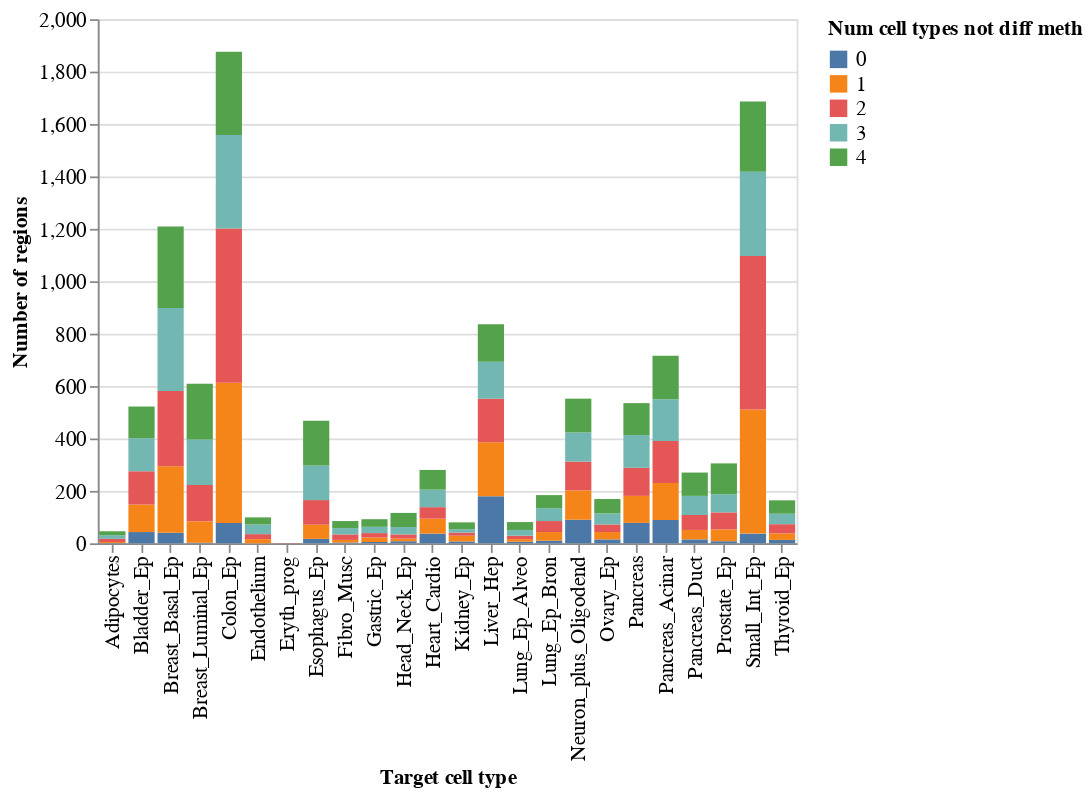

Notebook source saved alongside this figure:
### Code cell
candidate_plot_df = candidate_regions_summary_df.groupby(['ct1', 'n_non_diff']).size().to_frame('num_candidates').reset_index()
alt.Chart(candidate_plot_df).mark_bar().encode(
    x=alt.X('ct1', title='Target cell type'),
    y=alt.Y('num_candidates', title='Number of regions'),
    order=alt.Order('n_non_diff:N', sort='ascending'),
    color=alt.Color('n_non_diff:N', title='Num cell types not diff meth')
).properties(
    height=300, width=400
)

### Figure 1 — Vega-Lite specification as saved in the notebook (floating-point values rounded to 4 significant figures)
{"config": {"legend": {"titleFontSize": 12, "labelFontSize": 12, "labelLimit": 0}, "axis": {"titleFontSize": 12, "labelFontSize": 12}, "header": {"titleFontSize": 14, "labelFontSize": 14}, "title": {"titleFontSize": 30, "labelFontSize": 30}}, "data": {"name": "data-8960f9dd112e6e42f5123fc7d5564ad4"}, "mark": {"type": "bar"}, "encoding": {"color": {"field": "n_non_diff", "title": "Num cell types not diff meth", "type": "nominal"}, "order": {"field": "n_non_diff", "sort": "ascending", "type": "nominal"}, "x": {"field": "ct1", "title": "Target cell type", "type": "nominal"}, "y": {"field": "num_candidates", "title": "Number of regions", "type": "quantitative"}}, "height": 300, "width": 400, "$schema": "https://vega.github.io/schema/vega-lite/v5.8.0.json", "datasets": {"data-8960f9dd112e6e42f5123fc7d5564ad4": [{"ct1": "Adipocytes", "n_non_diff": 0, "num_candidates": 1}, {"ct1": "Adipocytes", "n_non_diff": 1, "num_candidates": 4}, {"ct1": "Adipocytes", "n_non_diff": 2, "num_candidates": 12}, {"ct1": "Adipocytes", "n_non_diff": 3, "num_candidates": 14}, {"ct1": "Adipocytes", "n_non_diff": 4, "num_candidates": 15}, {"ct1": "Bladder_Ep", "n_non_diff": 0, "num_candidates": 43}, {"ct1": "Bladder_Ep", "n_non_diff": 1, "num_candidates": 105}, {"ct1": "Bladder_Ep", "n_non_diff": 2, "num_candidates": 127}, {"ct1": "Bladder_Ep", "n_non_diff": 3, "num_candidates": 126}, {"ct1": "Bladder_Ep", "n_non_diff": 4, "num_candidates": 121}, {"ct1": "Breast_Basal_Ep", "n_non_diff": 0, "num_candidates": 40}, {"ct1": "Breast_Basal_Ep", "n_non_diff": 1, "num_candidates": 254}, {"ct1": "Breast_Basal_Ep", "n_non_diff": 2, "num_candidates": 287}, {"ct1": "Breast_Basal_Ep", "n_non_diff": 3, "num_candidates": 317}, {"ct1": "Breast_Basal_Ep", "n_non_diff": 4, "num_candidates": 311}, {"ct1": "Breast_Luminal_Ep", "n_non_diff": 0, "num_candidates": 2}, {"ct1": "Breast_Luminal_Ep", "n_non_diff": 1, "num_candidates": 82}, {"ct1": "Breast_Luminal_Ep", "n_non_diff": 2, "num_candidates": 139}, {"ct1": "Breast_Luminal_Ep", "n_non_diff": 3, "num_candidates": 173}, {"ct1": "Breast_Luminal_Ep", "n_non_diff": 4, "num_candidates": 213}, {"ct1": "Colon_Ep", "n_non_diff": 0, "num_candidates": 78}, {"ct1": "Colon_Ep", "n_non_diff": 1, "num_candidates": 535}, {"ct1": "Colon_Ep", "n_non_diff": 2, "num_candidates": 588}, {"ct1": "Colon_Ep", "n_non_diff": 3, "num_candidates": 357}, {"ct1": "Colon_Ep", "n_non_diff": 4, "num_candidates": 318}, {"ct1": "Endothelium", "n_non_diff": 1, "num_candidates": 16}, {"ct1": "Endothelium", "n_non_diff": 2, "num_candidates": 19}, {"ct1": "Endothelium", "n_non_diff": 3, "num_candidates": 37}, {"ct1": "Endothelium", "n_non_diff": 4, "num_candidates": 27}, {"ct1": "Eryth_prog", "n_non_diff": 2, "num_candidates": 1}, {"ct1": "Esophagus_Ep", "n_non_diff": 0, "num_candidates": 17}, {"ct1": "Esophagus_Ep", "n_non_diff": 1, "num_candidates": 54}, {"ct1": "Esophagus_Ep", "n_non_diff": 2, "num_candidates": 94}, {"ct1": "Esophagus_Ep", "n_non_diff": 3, "num_candidates": 132}, {"ct1": "Esophagus_Ep", "n_non_diff": 4, "num_candidates": 171}, {"ct1": "Fibro_Musc", "n_non_diff": 0, "num_candidates": 3}, {"ct1": "Fibro_Musc", "n_non_diff": 1, "num_candidates": 10}, {"ct1": "Fibro_Musc", "n_non_diff": 2, "num_candidates": 21}, {"ct1": "Fibro_Musc", "n_non_diff": 3, "num_candidates": 24}, {"ct1": "Fibro_Musc", "n_non_diff": 4, "num_candidates": 27}, {"ct1": "Gastric_Ep", "n_non_diff": 0, "num_candidates": 5}, {"ct1": "Gastric_Ep", "n_non_diff": 1, "num_candidates": 17}, {"ct1": "Gastric_Ep", "n_non_diff": 2, "num_candidates": 17}, {"ct1": "Gastric_Ep", "n_non_diff": 3, "num_candidates": 24}, {"ct1": "Gastric_Ep", "n_non_diff": 4, "num_candidates": 29}, {"ct1": "Head_Neck_Ep", "n_non_diff": 0, "num_candidates": 8}, {"ct1": "Head_Neck_Ep", "n_non_diff": 1, "num_candidates": 10}, {"ct1": "Head_Neck_Ep", "n_non_diff": 2, "num_candidates": 16}, {"ct1": "Head_Neck_Ep", "n_non_diff": 3, "num_candidates": 28}, {"ct1": "Head_Neck_Ep", "n_non_diff": 4, "num_candidates": 54}, {"ct1": "Heart_Cardio", "n_non_diff": 0, "num_candidates": 37}, {"ct1": "Heart_Cardio", "n_non_diff": 1, "num_candidates": 57}, {"ct1": "Heart_Cardio", "n_non_diff": 2, "num_candidates": 44}, {"ct1": "Heart_Cardio", "n_non_diff": 3, "num_candidates": 67}, {"ct1": "Heart_Cardio", "n_non_diff": 4, "num_candidates": 75}, {"ct1": "Kidney_Ep", "n_non_diff": 0, "num_candidates": 7}, {"ct1": "Kidney_Ep", "n_non_diff": 1, "num_candidates": 22}, {"ct1": "Kidney_Ep", "n_non_diff": 2, "num_candidates": 12}, {"ct1": "Kidney_Ep", "n_non_diff": 3, "num_candidates": 13}, {"ct1": "Kidney_Ep", "n_non_diff": 4, "num_candidates": 26}, {"ct1": "Liver_Hep", "n_non_diff": 0, "num_candidates": 180}, {"ct1": "Liver_Hep", "n_non_diff": 1, "num_candidates": 206}, {"ct1": "Liver_Hep", "n_non_diff": 2, "num_candidates": 166}, {"ct1": "Liver_Hep", "n_non_diff": 3, "num_candidates": 141}, {"ct1": "Liver_Hep", "n_non_diff": 4, "num_candidates": 143}, {"ct1": "Lung_Ep_Alveo", "n_non_diff": 0, "num_candidates": 6}, {"ct1": "Lung_Ep_Alveo", "n_non_diff": 1, "num_candidates": 10}, {"ct1": "Lung_Ep_Alveo", "n_non_diff": 2, "num_candidates": 13}, {"ct1": "Lung_Ep_Alveo", "n_non_diff": 3, "num_candidates": 22}, {"ct1": "Lung_Ep_Alveo", "n_non_diff": 4, "num_candidates": 30}, {"ct1": "Lung_Ep_Bron", "n_non_diff": 0, "num_candidates": 10}, {"ct1": "Lung_Ep_Bron", "n_non_diff": 1, "num_candidates": 33}, {"ct1": "Lung_Ep_Bron", "n_non_diff": 2, "num_candidates": 42}, {"ct1": "Lung_Ep_Bron", "n_non_diff": 3, "num_candidates": 49}, {"ct1": "Lung_Ep_Bron", "n_non_diff": 4, "num_candidates": 50}, {"ct1": "Neuron_plus_Oligodend", "n_non_diff": 0, "num_candidates": 90}, {"ct1": "Neuron_plus_Oligodend", "n_non_diff": 1, "num_candidates": 112}, {"ct1": "Neuron_plus_Oligodend", "n_non_diff": 2, "num_candidates": 110}, {"ct1": "Neuron_plus_Oligodend", "n_non_diff": 3, "num_candidates": 111}, {"ct1": "Neuron_plus_Oligodend", "n_non_diff": 4, "num_candidates": 129}, {"ct1": "Ovary_Ep", "n_non_diff": 0, "num_candidates": 15}, {"ct1": "Ovary_Ep", "n_non_diff": 1, "num_candidates": 28}, {"ct1": "Ovary_Ep", "n_non_diff": 2, "num_candidates": 29}, {"ct1": "Ovary_Ep", "n_non_diff": 3, "num_candidates": 42}, {"ct1": "Ovary_Ep", "n_non_diff": 4, "num_candidates": 55}, {"ct1": "Pancreas", "n_non_diff": 0, "num_candidates": 78}, {"ct1": "Pancreas", "n_non_diff": 1, "num_candidates": 103}, {"ct1": "Pancreas", "n_non_diff": 2, "num_candidates": 107}, {"ct1": "Pancreas", "n_non_diff": 3, "num_candidates": 125}, {"ct1": "Pancreas", "n_non_diff": 4, "num_candidates": 122}, {"ct1": "Pancreas_Acinar", "n_non_diff": 0, "num_candidates": 89}, {"ct1": "Pancreas_Acinar", "n_non_diff": 1, "num_candidates": 141}, {"ct1": "Pancreas_Acinar", "n_non_diff": 2, "num_candidates": 160}, {"ct1": "Pancreas_Acinar", "n_non_diff": 3, "num_candidates": 160}, {"ct1": "Pancreas_Acinar", "n_non_diff": 4, "num_candidates": 166}, {"ct1": "Pancreas_Duct", "n_non_diff": 0, "num_candidates": 15}, {"ct1": "Pancreas_Duct", "n_non_diff": 1, "num_candidates": 36}, {"ct1": "Pancreas_Duct", "n_non_diff": 2, "num_candidates": 57}, {"ct1": "Pancreas_Duct", "n_non_diff": 3, "num_candidates": 73}, {"ct1": "Pancreas_Duct", "n_non_diff": 4, "num_candidates": 89}, {"ct1": "Prostate_Ep", "n_non_diff": 0, "num_candidates": 8}, {"ct1": "Prostate_Ep", "n_non_diff": 1, "num_candidates": 45}, {"ct1": "Prostate_Ep", "n_non_diff": 2, "num_candidates": 65}, {"ct1": "Prostate_Ep", "n_non_diff": 3, "num_candidates": 69}, {"ct1": "Prostate_Ep", "n_non_diff": 4, "num_candidates": 118}, {"ct1": "Small_Int_Ep", "n_non_diff": 0, "num_candidates": 37}, {"ct1": "Small_Int_Ep", "n_non_diff": 1, "num_candidates": 474}, {"ct1": "Small_Int_Ep", "n_non_diff": 2, "num_candidates": 585}, {"ct1": "Small_Int_Ep", "n_non_diff": 3, "num_candidates": 322}, {"ct1": "Small_Int_Ep", "n_non_diff": 4, "num_candidates": 268}, {"ct1": "Thyroid_Ep", "n_non_diff": 0, "num_candidates": 13}, {"ct1": "Thyroid_Ep", "n_non_diff": 1, "num_candidates": 25}, {"ct1": "Thyroid_Ep", "n_non_diff": 2, "num_candidates": 35}, {"ct1": "Thyroid_Ep", "n_non_diff": 3, "num_candidates": 40}, {"ct1": "Thyroid_Ep", "n_non_diff": 4, "num_candidates": 51}]}}
